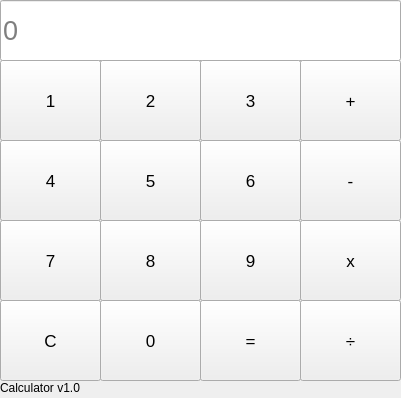
<?xml version="1.0" encoding="UTF-8"?>
<ui version="4.0">
 <class>Form</class>
 <widget class="QWidget" name="Form">
  <property name="geometry">
   <rect>
    <x>0</x>
    <y>0</y>
    <width>401</width>
    <height>398</height>
   </rect>
  </property>
  <property name="windowTitle">
   <string>Form</string>
  </property>
  <widget class="QLineEdit" name="line">
   <property name="geometry">
    <rect>
     <x>0</x>
     <y>0</y>
     <width>401</width>
     <height>61</height>
    </rect>
   </property>
   <property name="font">
    <font>
     <pointsize>20</pointsize>
     <weight>50</weight>
     <bold>false</bold>
    </font>
   </property>
   <property name="inputMask">
    <string/>
   </property>
   <property name="dragEnabled">
    <bool>true</bool>
   </property>
   <property name="readOnly">
    <bool>false</bool>
   </property>
   <property name="placeholderText">
    <string>0</string>
   </property>
   <property name="clearButtonEnabled">
    <bool>true</bool>
   </property>
  </widget>
  <widget class="QPushButton" name="_1">
   <property name="geometry">
    <rect>
     <x>0</x>
     <y>60</y>
     <width>101</width>
     <height>81</height>
    </rect>
   </property>
   <property name="font">
    <font>
     <pointsize>13</pointsize>
    </font>
   </property>
   <property name="cursor">
    <cursorShape>PointingHandCursor</cursorShape>
   </property>
   <property name="text">
    <string>1</string>
   </property>
  </widget>
  <widget class="QPushButton" name="_2">
   <property name="geometry">
    <rect>
     <x>100</x>
     <y>60</y>
     <width>101</width>
     <height>81</height>
    </rect>
   </property>
   <property name="font">
    <font>
     <pointsize>13</pointsize>
    </font>
   </property>
   <property name="cursor">
    <cursorShape>PointingHandCursor</cursorShape>
   </property>
   <property name="text">
    <string>2</string>
   </property>
  </widget>
  <widget class="QPushButton" name="_3">
   <property name="geometry">
    <rect>
     <x>200</x>
     <y>60</y>
     <width>101</width>
     <height>81</height>
    </rect>
   </property>
   <property name="font">
    <font>
     <pointsize>13</pointsize>
    </font>
   </property>
   <property name="cursor">
    <cursorShape>PointingHandCursor</cursorShape>
   </property>
   <property name="text">
    <string>3</string>
   </property>
  </widget>
  <widget class="QPushButton" name="_4">
   <property name="geometry">
    <rect>
     <x>0</x>
     <y>140</y>
     <width>101</width>
     <height>81</height>
    </rect>
   </property>
   <property name="font">
    <font>
     <pointsize>13</pointsize>
    </font>
   </property>
   <property name="cursor">
    <cursorShape>PointingHandCursor</cursorShape>
   </property>
   <property name="text">
    <string>4</string>
   </property>
  </widget>
  <widget class="QPushButton" name="_5">
   <property name="geometry">
    <rect>
     <x>100</x>
     <y>140</y>
     <width>101</width>
     <height>81</height>
    </rect>
   </property>
   <property name="font">
    <font>
     <pointsize>13</pointsize>
    </font>
   </property>
   <property name="cursor">
    <cursorShape>PointingHandCursor</cursorShape>
   </property>
   <property name="text">
    <string>5</string>
   </property>
  </widget>
  <widget class="QPushButton" name="_6">
   <property name="geometry">
    <rect>
     <x>200</x>
     <y>140</y>
     <width>101</width>
     <height>81</height>
    </rect>
   </property>
   <property name="font">
    <font>
     <pointsize>13</pointsize>
    </font>
   </property>
   <property name="cursor">
    <cursorShape>PointingHandCursor</cursorShape>
   </property>
   <property name="text">
    <string>6</string>
   </property>
  </widget>
  <widget class="QPushButton" name="_8">
   <property name="geometry">
    <rect>
     <x>100</x>
     <y>220</y>
     <width>101</width>
     <height>81</height>
    </rect>
   </property>
   <property name="font">
    <font>
     <pointsize>13</pointsize>
    </font>
   </property>
   <property name="cursor">
    <cursorShape>PointingHandCursor</cursorShape>
   </property>
   <property name="text">
    <string>8</string>
   </property>
  </widget>
  <widget class="QPushButton" name="_7">
   <property name="geometry">
    <rect>
     <x>0</x>
     <y>220</y>
     <width>101</width>
     <height>81</height>
    </rect>
   </property>
   <property name="font">
    <font>
     <pointsize>13</pointsize>
    </font>
   </property>
   <property name="cursor">
    <cursorShape>PointingHandCursor</cursorShape>
   </property>
   <property name="text">
    <string>7</string>
   </property>
  </widget>
  <widget class="QPushButton" name="_9">
   <property name="geometry">
    <rect>
     <x>200</x>
     <y>220</y>
     <width>101</width>
     <height>81</height>
    </rect>
   </property>
   <property name="font">
    <font>
     <pointsize>13</pointsize>
    </font>
   </property>
   <property name="cursor">
    <cursorShape>PointingHandCursor</cursorShape>
   </property>
   <property name="text">
    <string>9</string>
   </property>
  </widget>
  <widget class="QPushButton" name="_result">
   <property name="geometry">
    <rect>
     <x>200</x>
     <y>300</y>
     <width>101</width>
     <height>81</height>
    </rect>
   </property>
   <property name="font">
    <font>
     <pointsize>13</pointsize>
    </font>
   </property>
   <property name="cursor">
    <cursorShape>PointingHandCursor</cursorShape>
   </property>
   <property name="text">
    <string>=</string>
   </property>
  </widget>
  <widget class="QPushButton" name="_0">
   <property name="geometry">
    <rect>
     <x>100</x>
     <y>300</y>
     <width>101</width>
     <height>81</height>
    </rect>
   </property>
   <property name="font">
    <font>
     <pointsize>13</pointsize>
    </font>
   </property>
   <property name="cursor">
    <cursorShape>PointingHandCursor</cursorShape>
   </property>
   <property name="text">
    <string>0</string>
   </property>
  </widget>
  <widget class="QPushButton" name="clear">
   <property name="geometry">
    <rect>
     <x>0</x>
     <y>300</y>
     <width>101</width>
     <height>81</height>
    </rect>
   </property>
   <property name="font">
    <font>
     <pointsize>13</pointsize>
    </font>
   </property>
   <property name="cursor">
    <cursorShape>PointingHandCursor</cursorShape>
   </property>
   <property name="text">
    <string>C</string>
   </property>
  </widget>
  <widget class="QPushButton" name="_plus">
   <property name="geometry">
    <rect>
     <x>300</x>
     <y>60</y>
     <width>101</width>
     <height>81</height>
    </rect>
   </property>
   <property name="font">
    <font>
     <pointsize>13</pointsize>
    </font>
   </property>
   <property name="cursor">
    <cursorShape>PointingHandCursor</cursorShape>
   </property>
   <property name="text">
    <string>+</string>
   </property>
  </widget>
  <widget class="QPushButton" name="_manfi">
   <property name="geometry">
    <rect>
     <x>300</x>
     <y>140</y>
     <width>101</width>
     <height>81</height>
    </rect>
   </property>
   <property name="font">
    <font>
     <pointsize>13</pointsize>
    </font>
   </property>
   <property name="cursor">
    <cursorShape>PointingHandCursor</cursorShape>
   </property>
   <property name="text">
    <string>-</string>
   </property>
  </widget>
  <widget class="QPushButton" name="_zarb">
   <property name="geometry">
    <rect>
     <x>300</x>
     <y>220</y>
     <width>101</width>
     <height>81</height>
    </rect>
   </property>
   <property name="font">
    <font>
     <pointsize>13</pointsize>
    </font>
   </property>
   <property name="cursor">
    <cursorShape>PointingHandCursor</cursorShape>
   </property>
   <property name="text">
    <string>x</string>
   </property>
  </widget>
  <widget class="QPushButton" name="_tagh">
   <property name="geometry">
    <rect>
     <x>300</x>
     <y>300</y>
     <width>101</width>
     <height>81</height>
    </rect>
   </property>
   <property name="font">
    <font>
     <pointsize>13</pointsize>
    </font>
   </property>
   <property name="cursor">
    <cursorShape>PointingHandCursor</cursorShape>
   </property>
   <property name="text">
    <string>÷</string>
   </property>
  </widget>
  <widget class="QLabel" name="label_v">
   <property name="geometry">
    <rect>
     <x>0</x>
     <y>380</y>
     <width>401</width>
     <height>16</height>
    </rect>
   </property>
   <property name="font">
    <font>
     <pointsize>9</pointsize>
     <weight>50</weight>
     <italic>false</italic>
     <bold>false</bold>
     <underline>false</underline>
     <strikeout>false</strikeout>
     <kerning>true</kerning>
    </font>
   </property>
   <property name="cursor">
    <cursorShape>ArrowCursor</cursorShape>
   </property>
   <property name="text">
    <string>Calculator v1.0</string>
   </property>
  </widget>
 </widget>
 <resources/>
 <connections/>
</ui>
